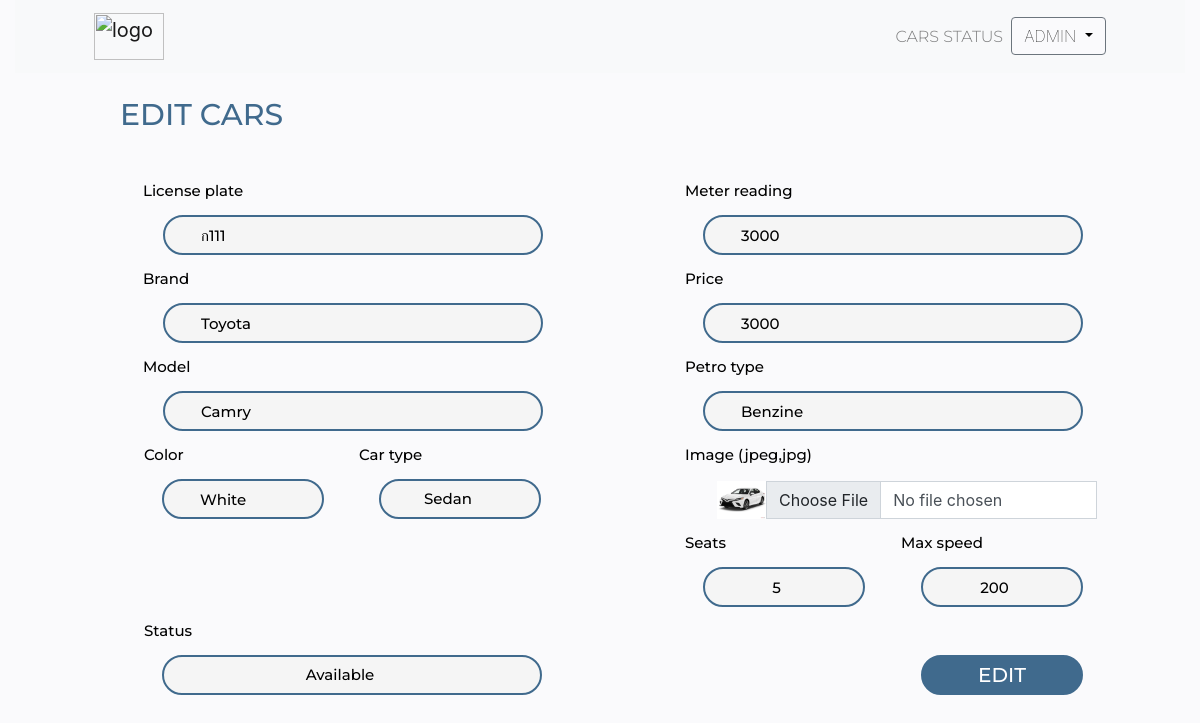
Page /admin/index.php?page=edit_car&id=ก111 on the committed database.
### tables this page shows
CREATE TABLE `vehicle` (
  `License_plate` varchar(10) NOT NULL,
  `Meter_reading` int(10) NOT NULL,
  `Price` varchar(10) NOT NULL,
  `Petrol_types` varchar(10) NOT NULL,
  `Model` varchar(20) NOT NULL,
  `Brand` varchar(20) NOT NULL,
  `Color` varchar(20) NOT NULL,
  `Vehicle_status` varchar(20) NOT NULL,
  `Seat` int(2) NOT NULL,
  `MaxSpeed` int(3) NOT NULL,
  `Car_Type` varchar(10) NOT NULL,
  `Veh_Image` varchar(50) NOT NULL
);

### admin/edit_car.php (the view, shortened to what this page needs)
<body style="background-color:#FAFAFC;">
    <div class="container-fluid">
        <link rel="stylesheet" href="assets/css/add_car.css" />
        <div class="box">
            <div class="head">
                <p style="color: #406A8D; "> EDIT CARS </p>
            </div>
            <div class="formhead">
                <p style="position: absolute; left: 143px; top: 182px;"> License plate </p>
                <p style="position: absolute; left: 143px; top: 270px;"> Brand </p>
                <p style="position: absolute; left: 143px; top: 358px;"> Model </p>
                <p style="position: absolute; left: 144px; top: 446px;"> Color </p>
                <p style="position: absolute; left: 359px; top: 446px;"> Car type </p>
                <p style="position: absolute; left: 144px; top: 622px;"> Status</p>
                <p style="position: absolute; left: 685px; top: 182px;"> Meter reading </p>
                <p style="position: absolute; left: 685px; top: 270px;"> Price </p>
                <p style="position: absolute; left: 685px; top: 358px;"> Petro type </p>
                <p style="position: absolute; left: 685px; top: 446px;"> Image (jpeg,jpg) </p>
                <p style="position: absolute; left: 685px; top: 534px;"> Seats </p>
                <p style="position: absolute; left: 901px; top: 534px;"> Max speed </p>
            </div>
            <?php
            include('assets/server.php');
            $id = $_GET['id'];
            $query = "SELECT * FROM vehicle WHERE License_plate = '$id' ";
            $query_run = mysqli_query($conn, $query);
            if (mysqli_num_rows($query_run) > 0) {
                foreach ($query_run as $row) {
                    ?>
                    <form action="assets/edit_car.php" method="POST" enctype="multipart/form-data">
                        <input type="text" name="License_plate" id="lp" style="left: 163px; top: 215px;"
                            value="<?php echo $row["License_plate"]; ?>" />
                        <input type="text" name="Brand" id="brand" style="left: 163px; top: 303px;"
                            value="<?php echo $row["Brand"]; ?>" />
                        <input type="text" name="Model" id="model" style="left: 163px; top: 391px;"
                            value="<?php echo $row["Model"]; ?>" />
                        <input type="text" name="Color" id="color" style="left: 162px; top: 479px;"
                            value="<?php echo $row["Color"]; ?>" />
                        <select class="form-select rounded-pill" name="Car_Type" id="cartype" style="left: 379px; top: 479px;">
                            <option value="sedan" <?php if ($row["Car_Type"] == "sedan") {
                                echo "selected";
                            } ?>>Sedan</option>
                        </select>
                        <select class="form-select rounded-pill" name="Vehicle_status" id="status"
                            style="left:162px; top: 655px;">
                            <option value="Available" <?php if ($row["Vehicle_status"] == "Available") {
                                echo "selected";
                            } ?>>
                                Available</option>
                        </select>
                        <input type="number" name="Meter_reading" id="mr" style="left: 703px; top: 215px;"
                            value="<?php echo $row["Meter_reading"]; ?>">
                        <input type="number" name="Price" id="price" style="left: 703px; top: 303px;"
                            value="<?php echo $row["Price"]; ?>">
                        <input type="text" name="Petrol_types" id="petro" style="left: 703px; top: 391px;"
                            value="<?php echo $row["Petrol_types"]; ?>">
                        <div class="input-group mb-3" style="width: 380px; left: 687px; top: 390px;">
                            <img src="<?php echo "assets/upload/" . $row['Veh_Image']; ?>" width="50 px">
                            <input type="file" name="Veh_image" class="form-control" id="inputGroupFile02">
                        </div>
                        <br>
                        <input type="number" name="Seat" id="seats" style="left: 703px; top: 567px;"
                            value="<?php echo $row["Seat"]; ?>">
                        <input type="number" name="MaxSpeed" id="maxspeed" style="left: 921px; top: 567px;"
                            value="<?php echo $row["MaxSpeed"]; ?>">
                        <div class="submit">
                            <button type="submit" name="edit_btn" value="SUBMIT" id="submit">EDIT</button>
                        </div>
                    </form>
                    <?php
                }
            } else {
                echo "No record Available";
            }
            ?>
        </div>
    </div>
</body>
</html>

### admin/assets/css/add_car.css (style rules this page uses)
.head { position: absolute; width: 164px; height: 37px; left: 10%; top: 12%; font-family: 'Montserrat'; font-style: normal; font-weight: 500; font-size: 30px; line-height: 37px; }
.formhead { height: 18px; width: 120px; font-family: 'Montserrat'; font-style: normal; font-weight: 500; font-size: 15px; line-height: 18px; color: #000000; }
#lp, #brand, #model, #year, #mr, #price, #petro { font-family: 'Montserrat'; font-style: normal; font-weight: 500; font-size: 15px; line-height: 18px; color: #000000; box-sizing: border-box; position: absolute; width: 380px; height: 40px; background: #F5F5F5; border: 2px solid #406A8D; border-radius: 50px; padding-left: 3%; }
#color { font-family: 'Montserrat'; font-style: normal; font-weight: 500; font-size: 15px; line-height: 18px; color: #000000; box-sizing: border-box; position: absolute; width: 162px; height: 40px; background: #F5F5F5; border: 2px solid #406A8D; border-radius: 50px; padding-left: 3%; }
select, #cartype { font-family: 'Montserrat'; font-style: normal; font-weight: 500; font-size: 15px; line-height: 18px; color: #000000; box-sizing: border-box; position: absolute; width: 162px; height: 40px; background: #F5F5F5; border: 2px solid #406A8D; border-radius: 50px; text-align: center; }
#seats, #maxspeed { font-family: 'Montserrat'; font-style: normal; font-weight: 500; font-size: 15px; line-height: 18px; color: #000000; box-sizing: border-box; position: absolute; width: 162px; height: 40px; background: #F5F5F5; border: 2px solid #406A8D; border-radius: 50px; text-align: center; }
#submit { box-sizing: border-box; position: absolute; width: 162px; height: 40px; left: 921px; top: 655px; background: #406A8D; border: 2px solid #406A8D; border-radius: 50px; font-family: 'Montserrat'; font-style: normal; font-weight: 500; font-size: 20px; line-height: 24px; color: #FFFFFF; }

### admin/edit_car.php (style rules this page uses)
#status.form-select.rounded-pill { font-family: 'Montserrat'; font-style: normal; font-weight: 500; font-size: 15px; line-height: 18px; color: #000000; box-sizing: border-box; position: absolute; width: 380px; height: 40px; background: #F5F5F5; border: 2px solid #406A8D; border-radius: 50px; text-align: center; }

### rows in the picture
vehicle: License_plate "ก111", Brand "Toyota", Model "Camry", Color "White", Car_Type "Sedan", Vehicle_status "Available", Meter_reading "3000", Price "3000", Petrol_types "Benzine", Veh_Image (picture), Seat "5", MaxSpeed "200"
